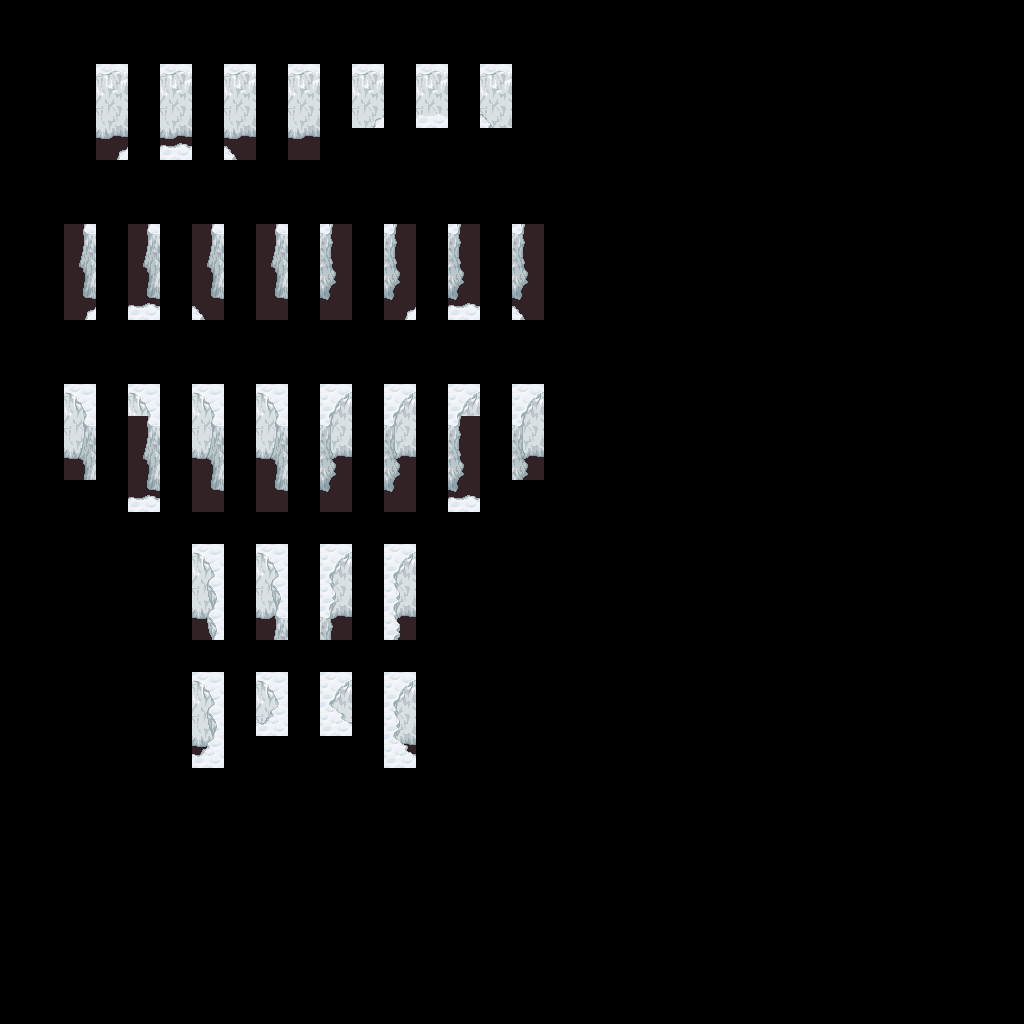

This is a level from a 2D game, rendered from its Tiled map with the project's own tilesets. A one-line summary and the complete map file follow:
An orthogonal 32x32 tile map with 32x32 px tiles, 3 tile layers (regions, input_Mountain, output_Mountain).

<map version="1.2" tiledversion="1.2.0" orientation="orthogonal" renderorder="right-down" width="32" height="32" tilewidth="32" tileheight="32" infinite="0" nextlayerid="5" nextobjectid="1">
 <tileset firstgid="1" source="../mountains-v6.tsx" />
 <layer id="1" name="regions" width="32" height="32">
  <data encoding="csv">
0,0,0,0,0,0,0,0,0,0,0,0,0,0,0,0,0,0,0,0,0,0,0,0,0,0,0,0,0,0,0,0,
0,0,0,0,0,0,0,0,0,0,0,0,0,0,0,0,0,0,0,0,0,0,0,0,0,0,0,0,0,0,0,0,
0,0,0,434,0,434,0,434,0,434,0,434,0,434,0,434,0,0,0,0,0,0,0,0,0,0,0,0,0,0,0,0,
0,0,0,434,0,434,0,434,0,434,0,434,0,434,0,434,0,0,0,0,0,0,0,0,0,0,0,0,0,0,0,0,
0,0,0,434,0,434,0,434,0,434,0,0,0,0,0,0,0,0,0,0,0,0,0,0,0,0,0,0,0,0,0,0,
0,0,0,0,0,0,0,0,0,0,0,0,0,0,0,0,0,0,0,0,0,0,0,0,0,0,0,0,0,0,0,0,
0,0,0,0,0,0,0,0,0,0,0,0,0,0,0,0,0,0,0,0,0,0,0,0,0,0,0,0,0,0,0,0,
0,0,434,0,435,0,435,0,434,0,434,0,435,0,435,0,434,0,0,0,0,0,0,0,0,0,0,0,0,0,0,0,
0,0,434,0,435,0,435,0,434,0,434,0,435,0,435,0,434,0,0,0,0,0,0,0,0,0,0,0,0,0,0,0,
0,0,434,0,435,0,435,0,434,0,434,0,435,0,435,0,434,0,0,0,0,0,0,0,0,0,0,0,0,0,0,0,
0,0,0,0,0,0,0,0,0,0,0,0,0,0,0,0,0,0,0,0,0,0,0,0,0,0,0,0,0,0,0,0,
0,0,0,0,0,0,0,0,0,0,0,0,0,0,0,0,0,0,0,0,0,0,0,0,0,0,0,0,0,0,0,0,
0,0,434,0,434,0,435,0,435,0,435,0,435,0,434,0,434,0,0,0,0,0,0,0,0,0,0,0,0,0,0,0,
0,0,434,0,434,0,435,0,435,0,435,0,435,0,434,0,434,0,0,0,0,0,0,0,0,0,0,0,0,0,0,0,
0,0,434,0,434,0,435,0,435,0,435,0,435,0,434,0,434,0,0,0,0,0,0,0,0,0,0,0,0,0,0,0,
0,0,0,0,434,0,434,0,434,0,434,0,434,0,434,0,0,0,0,0,0,0,0,0,0,0,0,0,0,0,0,0,
0,0,0,0,0,0,0,0,0,0,0,0,0,0,0,0,0,0,0,0,0,0,0,0,0,0,0,0,0,0,0,0,
0,0,0,0,0,0,435,0,434,0,434,0,435,0,0,0,0,0,0,0,0,0,0,0,0,0,0,0,0,0,0,0,
0,0,0,0,0,0,435,0,434,0,434,0,435,0,0,0,0,0,0,0,0,0,0,0,0,0,0,0,0,0,0,0,
0,0,0,0,0,0,435,0,434,0,434,0,435,0,0,0,0,0,0,0,0,0,0,0,0,0,0,0,0,0,0,0,
0,0,0,0,0,0,0,0,0,0,0,0,0,0,0,0,0,0,0,0,0,0,0,0,0,0,0,0,0,0,0,0,
0,0,0,0,0,0,434,0,434,0,434,0,434,0,0,0,0,0,0,0,0,0,0,0,0,0,0,0,0,0,0,0,
0,0,0,0,0,0,434,0,434,0,434,0,434,0,0,0,0,0,0,0,0,0,0,0,0,0,0,0,0,0,0,0,
0,0,0,0,0,0,434,0,0,0,0,0,434,0,0,0,0,0,0,0,0,0,0,0,0,0,0,0,0,0,0,0,
0,0,0,0,0,0,0,0,0,0,0,0,0,0,0,0,0,0,0,0,0,0,0,0,0,0,0,0,0,0,0,0,
0,0,0,0,0,0,0,0,0,0,0,0,0,0,0,0,0,0,0,0,0,0,0,0,0,0,0,0,0,0,0,0,
0,0,0,0,0,0,0,0,0,0,0,0,0,0,0,0,0,0,0,0,0,0,0,0,0,0,0,0,0,0,0,0,
0,0,0,0,0,0,0,0,0,0,0,0,0,0,0,0,0,0,0,0,0,0,0,0,0,0,0,0,0,0,0,0,
0,0,0,0,0,0,0,0,0,0,0,0,0,0,0,0,0,0,0,0,0,0,0,0,0,0,0,0,0,0,0,0,
0,0,0,0,0,0,0,0,0,0,0,0,0,0,0,0,0,0,0,0,0,0,0,0,0,0,0,0,0,0,0,0,
0,0,0,0,0,0,0,0,0,0,0,0,0,0,0,0,0,0,0,0,0,0,0,0,0,0,0,0,0,0,0,0,
0,0,0,0,0,0,0,0,0,0,0,0,0,0,0,0,0,0,0,0,0,0,0,0,0,0,0,0,0,0,0,0
</data>
 </layer>
 <layer id="2" name="input_Mountain" width="32" height="32">
  <properties>
   <property name="StrictEmpty" type="bool" value="true" />
  </properties>
  <data encoding="csv">
0,0,0,0,0,0,0,0,0,0,0,0,0,0,0,0,0,0,0,0,0,0,0,0,0,0,0,0,0,0,0,0,
0,0,0,0,0,0,0,0,0,0,0,0,0,0,0,0,0,0,0,0,0,0,0,0,0,0,0,0,0,0,0,0,
0,0,0,182,0,182,0,182,0,182,0,182,0,182,0,182,0,0,0,0,0,0,0,0,0,0,0,0,0,0,0,0,
0,0,0,0,0,0,0,0,0,0,0,53,0,54,0,55,0,0,0,0,0,0,0,0,0,0,0,0,0,0,0,0,
0,0,0,53,0,54,0,55,0,0,0,0,0,0,0,0,0,0,0,0,0,0,0,0,0,0,0,0,0,0,0,0,
0,0,0,0,0,0,0,0,0,0,0,0,0,0,0,0,0,0,0,0,0,0,0,0,0,0,0,0,0,0,0,0,
0,0,0,0,0,0,0,0,0,0,0,0,0,0,0,0,0,0,0,0,0,0,0,0,0,0,0,0,0,0,0,0,
0,0,181,0,181,0,181,0,181,0,183,0,183,0,183,0,183,0,0,0,0,0,0,0,0,0,0,0,0,0,0,0,
0,0,0,0,0,0,0,0,0,0,0,0,0,0,0,0,0,0,0,0,0,0,0,0,0,0,0,0,0,0,0,0,
0,0,53,0,54,0,55,0,0,0,0,0,53,0,54,0,55,0,0,0,0,0,0,0,0,0,0,0,0,0,0,0,
0,0,0,0,0,0,0,0,0,0,0,0,0,0,0,0,0,0,0,0,0,0,0,0,0,0,0,0,0,0,0,0,
0,0,0,0,0,0,0,0,0,0,0,0,0,0,0,0,0,0,0,0,0,0,0,0,0,0,0,0,0,0,0,0,
0,0,116,0,116,0,116,0,116,0,120,0,120,0,120,0,120,0,0,0,0,0,0,0,0,0,0,0,0,0,0,0,
0,0,181,0,181,0,181,0,181,0,183,0,183,0,183,0,183,0,0,0,0,0,0,0,0,0,0,0,0,0,0,0,
0,0,245,0,0,0,245,0,0,0,0,0,247,0,0,0,247,0,0,0,0,0,0,0,0,0,0,0,0,0,0,0,
0,0,0,0,54,0,309,0,0,0,0,0,311,0,54,0,0,0,0,0,0,0,0,0,0,0,0,0,0,0,0,0,
0,0,0,0,0,0,0,0,0,0,0,0,0,0,0,0,0,0,0,0,0,0,0,0,0,0,0,0,0,0,0,0,
0,0,0,0,0,0,116,0,116,0,120,0,120,0,0,0,0,0,0,0,0,0,0,0,0,0,0,0,0,0,0,0,
0,0,0,0,0,0,117,0,117,0,119,0,119,0,0,0,0,0,0,0,0,0,0,0,0,0,0,0,0,0,0,0,
0,0,0,0,0,0,117,0,181,0,183,0,119,0,0,0,0,0,0,0,0,0,0,0,0,0,0,0,0,0,0,0,
0,0,0,0,0,0,0,0,0,0,0,0,0,0,0,0,0,0,0,0,0,0,0,0,0,0,0,0,0,0,0,0,
0,0,0,0,0,0,116,0,116,0,120,0,120,0,0,0,0,0,0,0,0,0,0,0,0,0,0,0,0,0,0,0,
0,0,0,0,0,0,117,0,377,0,378,0,119,0,0,0,0,0,0,0,0,0,0,0,0,0,0,0,0,0,0,0,
0,0,0,0,0,0,377,0,0,0,0,0,378,0,0,0,0,0,0,0,0,0,0,0,0,0,0,0,0,0,0,0,
0,0,0,0,0,0,0,0,0,0,0,0,0,0,0,0,0,0,0,0,0,0,0,0,0,0,0,0,0,0,0,0,
0,0,0,0,0,0,0,0,0,0,0,0,0,0,0,0,0,0,0,0,0,0,0,0,0,0,0,0,0,0,0,0,
0,0,0,0,0,0,0,0,0,0,0,0,0,0,0,0,0,0,0,0,0,0,0,0,0,0,0,0,0,0,0,0,
0,0,0,0,0,0,0,0,0,0,0,0,0,0,0,0,0,0,0,0,0,0,0,0,0,0,0,0,0,0,0,0,
0,0,0,0,0,0,0,0,0,0,0,0,0,0,0,0,0,0,0,0,0,0,0,0,0,0,0,0,0,0,0,0,
0,0,0,0,0,0,0,0,0,0,0,0,0,0,0,0,0,0,0,0,0,0,0,0,0,0,0,0,0,0,0,0,
0,0,0,0,0,0,0,0,0,0,0,0,0,0,0,0,0,0,0,0,0,0,0,0,0,0,0,0,0,0,0,0,
0,0,0,0,0,0,0,0,0,0,0,0,0,0,0,0,0,0,0,0,0,0,0,0,0,0,0,0,0,0,0,0
</data>
 </layer>
 <layer id="3" name="output_Mountain" width="32" height="32">
  <data encoding="csv">
0,0,0,0,0,0,0,0,0,0,0,0,0,0,0,0,0,0,0,0,0,0,0,0,0,0,0,0,0,0,0,0,
0,0,0,0,0,0,0,0,0,0,0,0,0,0,0,0,0,0,0,0,0,0,0,0,0,0,0,0,0,0,0,0,
0,0,0,0,0,0,0,0,0,0,0,0,0,0,0,0,0,0,0,0,0,0,0,0,0,0,0,0,0,0,0,0,
0,0,0,246,0,246,0,246,0,246,0,51,0,444,0,57,0,0,0,0,0,0,0,0,0,0,0,0,0,0,0,0,
0,0,0,373,0,374,0,375,0,310,0,0,0,0,0,0,0,0,0,0,0,0,0,0,0,0,0,0,0,0,0,0,
0,0,0,0,0,0,0,0,0,0,0,0,0,0,0,0,0,0,0,0,0,0,0,0,0,0,0,0,0,0,0,0,
0,0,0,0,0,0,0,0,0,0,0,0,0,0,0,0,0,0,0,0,0,0,0,0,0,0,0,0,0,0,0,0,
0,0,0,0,0,0,0,0,0,0,0,0,0,0,0,0,0,0,0,0,0,0,0,0,0,0,0,0,0,0,0,0,
0,0,245,0,245,0,245,0,245,0,247,0,247,0,247,0,247,0,0,0,0,0,0,0,0,0,0,0,0,0,0,0,
0,0,60,0,124,0,188,0,309,0,311,0,252,0,316,0,380,0,0,0,0,0,0,0,0,0,0,0,0,0,0,0,
0,0,0,0,0,0,0,0,0,0,0,0,0,0,0,0,0,0,0,0,0,0,0,0,0,0,0,0,0,0,0,0,
0,0,0,0,0,0,0,0,0,0,0,0,0,0,0,0,0,0,0,0,0,0,0,0,0,0,0,0,0,0,0,0,
0,0,0,0,0,0,0,0,0,0,0,0,0,0,0,0,0,0,0,0,0,0,0,0,0,0,0,0,0,0,0,0,
0,0,179,0,0,0,179,0,179,0,185,0,185,0,0,0,185,0,0,0,0,0,0,0,0,0,0,0,0,0,0,0,
0,0,242,0,245,0,242,0,242,0,250,0,250,0,247,0,250,0,0,0,0,0,0,0,0,0,0,0,0,0,0,0,
0,0,0,0,124,0,0,0,309,0,311,0,0,0,316,0,0,0,0,0,0,0,0,0,0,0,0,0,0,0,0,0,
0,0,0,0,0,0,0,0,0,0,0,0,0,0,0,0,0,0,0,0,0,0,0,0,0,0,0,0,0,0,0,0,
0,0,0,0,0,0,0,0,0,0,0,0,0,0,0,0,0,0,0,0,0,0,0,0,0,0,0,0,0,0,0,0,
0,0,0,0,0,0,115,0,115,0,121,0,121,0,0,0,0,0,0,0,0,0,0,0,0,0,0,0,0,0,0,0,
0,0,0,0,0,0,114,0,178,0,186,0,122,0,0,0,0,0,0,0,0,0,0,0,0,0,0,0,0,0,0,0,
0,0,0,0,0,0,0,0,0,0,0,0,0,0,0,0,0,0,0,0,0,0,0,0,0,0,0,0,0,0,0,0,
0,0,0,0,0,0,0,0,0,0,0,0,0,0,0,0,0,0,0,0,0,0,0,0,0,0,0,0,0,0,0,0,
0,0,0,0,0,0,115,0,313,0,307,0,121,0,0,0,0,0,0,0,0,0,0,0,0,0,0,0,0,0,0,0,
0,0,0,0,0,0,314,0,0,0,0,0,306,0,0,0,0,0,0,0,0,0,0,0,0,0,0,0,0,0,0,0,
0,0,0,0,0,0,0,0,0,0,0,0,0,0,0,0,0,0,0,0,0,0,0,0,0,0,0,0,0,0,0,0,
0,0,0,0,0,0,0,0,0,0,0,0,0,0,0,0,0,0,0,0,0,0,0,0,0,0,0,0,0,0,0,0,
0,0,0,0,0,0,0,0,0,0,0,0,0,0,0,0,0,0,0,0,0,0,0,0,0,0,0,0,0,0,0,0,
0,0,0,0,0,0,0,0,0,0,0,0,0,0,0,0,0,0,0,0,0,0,0,0,0,0,0,0,0,0,0,0,
0,0,0,0,0,0,0,0,0,0,0,0,0,0,0,0,0,0,0,0,0,0,0,0,0,0,0,0,0,0,0,0,
0,0,0,0,0,0,0,0,0,0,0,0,0,0,0,0,0,0,0,0,0,0,0,0,0,0,0,0,0,0,0,0,
0,0,0,0,0,0,0,0,0,0,0,0,0,0,0,0,0,0,0,0,0,0,0,0,0,0,0,0,0,0,0,0,
0,0,0,0,0,0,0,0,0,0,0,0,0,0,0,0,0,0,0,0,0,0,0,0,0,0,0,0,0,0,0,0
</data>
 </layer>
</map>
